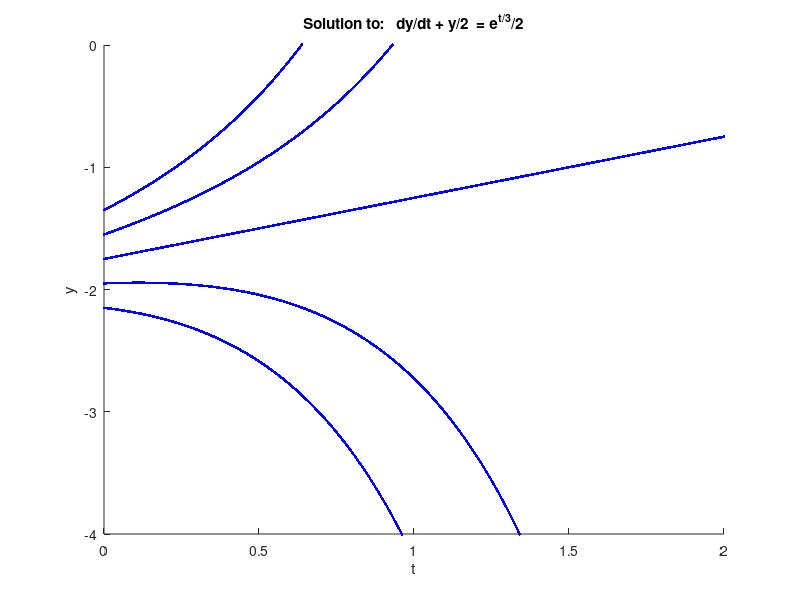
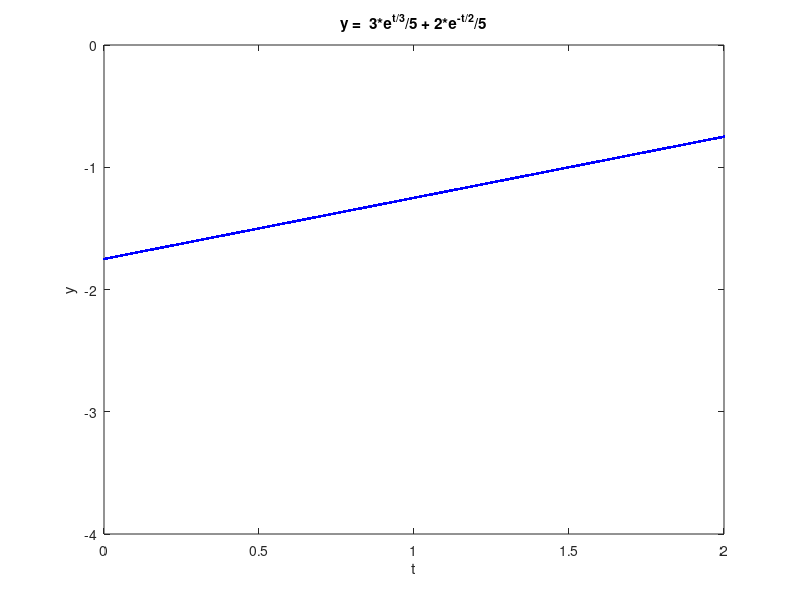

These charts were generated, in order, by the following MATLAB code:
clearvars, close all

t = linspace(0,2, 10000);
%y = (6*exp(t./3) - exp(-t./2))/5 ;

% Is the solution to the diff equation

c = 0.4;

figure;
hold on

for c = -0.4:0.2:0.4
  %y = (0.6*exp(t./3) + c*exp(-t./2)) ;
  y = -7/4 + t./2  + c*exp(t.*2);
  plot(t, y, 'linewidth', 2, "b.")
endfor
%%
title("Solution to:   dy/dt + y/2  = e^{t/3}/2")
xlabel('t')
ylabel('y')
axis ([0 2 -4 0])
hold off

%%
figure(2)
c = 0;
%y = (0.6*exp(t./3) + c*exp(-t./2)) ;
y = -7/4 + t./2  + c*exp(t.*2);
plot(t, y, 'linewidth', 2, "b.")
title("y =  3*e^{t/3}/5 + 2*e^{-t/2}/5")
xlabel('t')
ylabel('y')
axis ([0 2 -4 0])


%%




%[t y] = meshgrid(-10:1:10. -10:1,10);
%dy =
